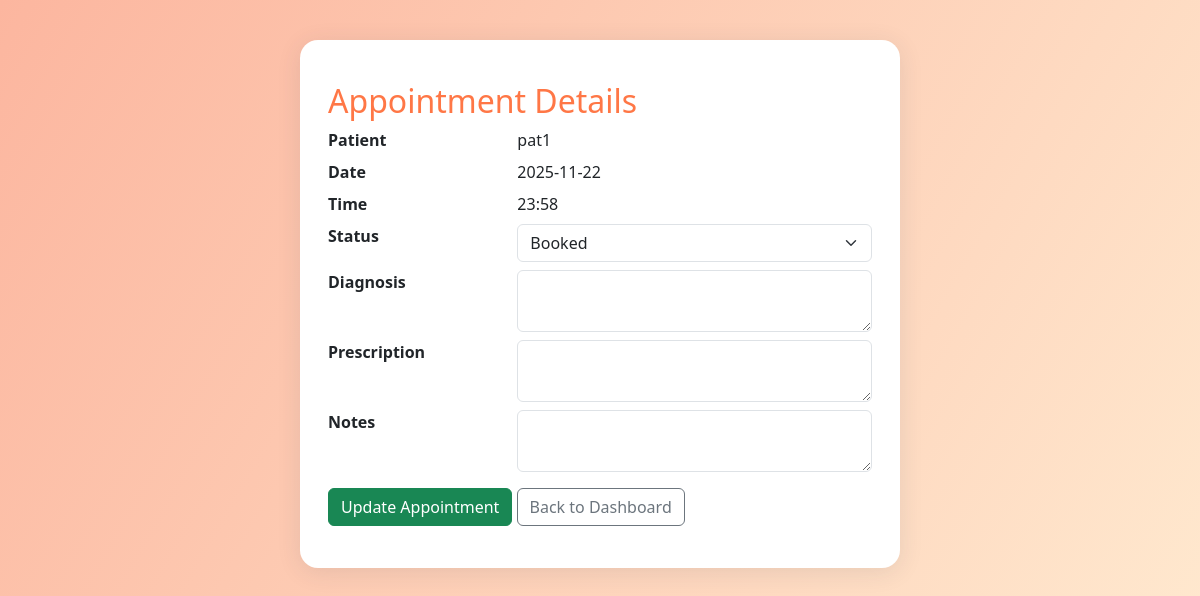
The app's page /doctor/appointment/3 (signed in) with its own data.
### tables this page shows
CREATE TABLE users (
    id INTEGER PRIMARY KEY AUTOINCREMENT,
    username TEXT UNIQUE NOT NULL,
    password TEXT NOT NULL,
    role TEXT NOT NULL CHECK(role IN ('admin', 'doctor', 'patient'))
);

CREATE TABLE appointments (
    id INTEGER PRIMARY KEY AUTOINCREMENT,
    doctor_id INTEGER NOT NULL,
    patient_id INTEGER NOT NULL,
    date TEXT NOT NULL,
    time TEXT NOT NULL,
    status TEXT NOT NULL CHECK(status IN ('Booked', 'Completed', 'Cancelled')),
    diagnosis TEXT,
    prescription TEXT,
    notes TEXT,
    FOREIGN KEY (doctor_id) REFERENCES users(id),
    FOREIGN KEY (patient_id) REFERENCES users(id)
);

### app.py (the view, shortened to what this page needs)
@app.route("/doctor/appointment/<int:appt_id>", methods=["GET", "POST"])
def doctor_appointment_detail(appt_id):
    if 'user_id' not in session or session.get('role') != 'doctor':
        return redirect(url_for('login'))
    db = get_db()
    appt = db.execute('''
        SELECT a.id, u.username as patient_name, a.date, a.time, a.status, a.diagnosis, a.prescription, a.notes
        FROM appointments a
        JOIN users u ON a.patient_id = u.id
        WHERE a.id = ?
    ''', (appt_id,)).fetchone()
    return render_template("doctor_appointment_detail.html", appt=appt)

### app.py (called while the page is built)
def get_db():
    db = getattr(g, '_database', None)
    if db is None:
        db = g._database = sqlite3.connect(DATABASE)
    return db

@app.teardown_appcontext
def close_connection(exception):
    db = getattr(g, '_database', None)
    if db is not None:
        db.close()

### templates/doctor_appointment_detail.html (shortened to what this page needs)
<!doctype html>
<html lang="en">
<head>
    <link href="https://cdn.jsdelivr.net/npm/bootstrap@5.3.2/dist/css/bootstrap.min.css" rel="stylesheet">
</head>
<body>
  <div class="main-card">
    <h2>Appointment Details</h2>
    <form method="POST">
      <dl class="row mb-0">
        <dt class="col-4">Patient</dt>
        <dd class="col-8">{{ appt[1] }}</dd>
        <dt class="col-4">Date</dt>
        <dd class="col-8">{{ appt[2] }}</dd>
        <dt class="col-4">Time</dt>
        <dd class="col-8">{{ appt[3] }}</dd>
        <dt class="col-4">Status</dt>
        <dd class="col-8">
          <select class="form-select" name="status" required>
              <option value="Booked" {% if appt[4]=="Booked" %}selected{% endif %}>Booked</option>
          </select>
        </dd>
        <dt class="col-4">Diagnosis</dt>
        <dd class="col-8">
          <textarea name="diagnosis" class="form-control" rows="2">{{ appt[5] or "" }}</textarea>
        </dd>
        <dt class="col-4">Prescription</dt>
        <dd class="col-8">
          <textarea name="prescription" class="form-control" rows="2">{{ appt[6] or "" }}</textarea>
        </dd>
        <dt class="col-4">Notes</dt>
        <dd class="col-8">
          <textarea name="notes" class="form-control" rows="2">{{ appt[7] or "" }}</textarea>
        </dd>
      </dl>
      <button type="submit" class="btn btn-success mt-2">Update Appointment</button>
      <a href="{{ url_for('doctor_dashboard') }}" class="btn btn-outline-secondary mt-2">Back to Dashboard</a>
    </form>
  </div>
</body>
</html>

### templates/doctor_appointment_detail.html (style rules this page uses)
body { background: linear-gradient(120deg, #fcb69f 0%, #ffecd2 100%); min-height:100vh; }
.main-card { max-width:600px; margin:40px auto; background:#fff; border-radius:18px; box-shadow:0 4px 24px rgba(44,62,80,0.11); padding:42px 28px; }
h2 { color:#ff7746; }
dt { font-weight:600; }

### records on screen
users: username "pat1"
appointments: date "2025-11-22", time "23:58", status "Booked"
